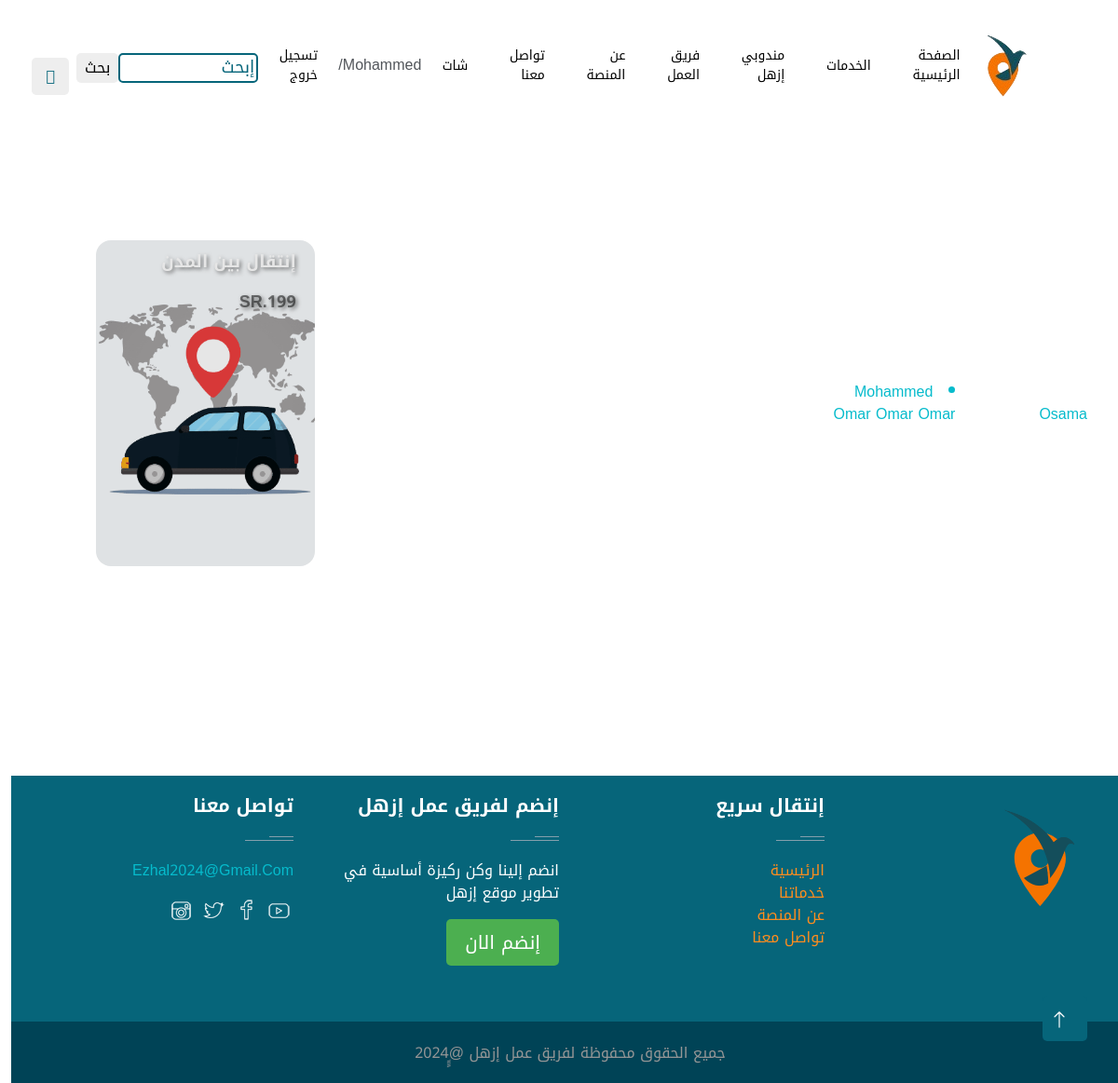
Page /service_one.php?id=3 (signed in) on the committed database.
### tables this page shows
CREATE TABLE `delivery_agent` (
  `ID_Number` int(11) NOT NULL,
  `Fname` varchar(255) DEFAULT NULL,
  `Lname` varchar(255) DEFAULT NULL,
  `Email` varchar(255) DEFAULT NULL,
  `photo` varchar(250) DEFAULT NULL,
  `notes` text DEFAULT NULL,
  `date_barth` date DEFAULT NULL,
  `area` varchar(50) DEFAULT NULL,
  `phone` varchar(50) DEFAULT NULL,
  `ac_f` varchar(250) DEFAULT NULL,
  `ac_tw` varchar(250) DEFAULT NULL,
  `ac_li` varchar(255) DEFAULT NULL,
  `ac_in` varchar(250) DEFAULT NULL,
  `Password` varchar(255) DEFAULT NULL,
  `Register_Type` varchar(255) NOT NULL,
  `Availability` enum('1','2','3','4','5') DEFAULT NULL
);

CREATE TABLE `sevices` (
  `id` int(11) NOT NULL,
  `service_name` varchar(100) DEFAULT NULL,
  `price` int(11) DEFAULT NULL,
  `service_img` varchar(100) DEFAULT NULL,
  `service_notes` varchar(250) DEFAULT NULL
);

### service_one.php (the view, shortened to what this page needs)
<?php
if(!isset($_SESSION['uid'])){
    header('location:login.php');
    exit();
}else{
    include "db_conn.php";
    include 'master.php';
    if (isset($_GET['id']) && is_numeric($_GET['id'])){
        $id = $_GET['id'];
        $stmt = $conn->prepare("SELECT * FROM `sevices` WHERE id = :id");
        $stmt->bindParam(':id', $id);
        $stmt->execute();
        $result = $stmt->fetch(PDO::FETCH_ASSOC);
        $delivery = '';
        if ($result['id'] === 3){
            $delivery = $conn->prepare("SELECT * FROM `delivery_agent` WHERE Availability = '2'");
        }
        $delivery->execute();
        $serv_delivery = $delivery->fetchAll(PDO::FETCH_ASSOC);
        echo '<div class="row">
                 <div class="col-md-4">
                    <div class="card1-group">';
        if ($serv_delivery) {
            foreach ($serv_delivery as $serv_deli) {
                echo '<a style="margin: 45px;" href="checkout.php?id_service='.$serv_deli['ID_Number'].'&id_delivery='.$result['id'].'"><li>'.$serv_deli['Fname'].'</li></a> <br>';
            }
            }
                 echo '</div></div>';
        echo '<div class="col-md-4">
<div class="card1-group">';
        if ($result['id'] === 4){ ?>
      <?php  }
        echo '</div>
            </div>';
        if ($stmt->rowCount() > 0 ){
            echo '
        <div class="col-md-4">
            <div class="card1-group">
                <div class="card1">
                    <div class="titlee">
                        <p>'.$result['service_name'].'</p>
                        <p class="text-black-50">SR.'.$result['price'].'</p>
                    </div>
                    <img src="img/'.$result['service_img'].'">
                    <div class="layer"></div>
                    <div class="info">
                        <p>'.$result['service_notes'].'</p>
                        <button> للمزيد</button>
                    </div>
                </div>
            </div>
        </div>
        </div>';
        } else{
            echo  ' <div class="col-md-4 text-danger">
           <div class="card1-group">
 Not Found Any Content</div>
 </div>';
        }
    } else {
        echo  "Not Found Any Content";
    }
}
include 'include/footer.php';
?>

### style.css (style rules this page uses)
:root { --primary: #F57300; --secondary: #34AD54; --light: #EEF9FF; --dark: #06657A; }
::placeholder { color: #06657A; font-size: 18px; font-weight: 500; }

### css/style.css (style rules this page uses)
:root { --primary: #F57300; --secondary: #34AD54; --light: #EEF9FF; --dark: #06657A; --orange: #F57300 --box-shadow:0 .5rem 1rem rgba(0, 0, 0, .1); --border: .2rem solid rgba(0, 0, 0, .1); --outline: .1rem solid rgba(0, 0, 0, .1); --outline-hover: .2rem solid var(--black); }
* { font-family: "Noto Kufi Arabic", sans-serif; margin: 0; padding: 0; box-sizing: border-box; outline: none; border: none; text-decoration: none; text-transform: capitalize; transition: all .2s linear; text-transform: capitalize; }
.card1-group { display: flex; gap: 0px; margin-top: 25px; width: 100%; height: 100vh; display: flex; align-items: center; justify-content: center; }
.card1 { margin-left: 33px; width: 235px; height: 350px; border-radius: 16px; overflow: hidden; position: relative; transition: 0.5s; cursor: pointer; background-color: #eee; filter: brightness(90%); }
.card1 img { width: 100%; height: 100%; object-fit: cover; pointer-events: none; transition: 0.5s; }
.card1-group { display: flex; gap: 0px; margin-top: 33px; width: 100%; height: 100vh; display: flex; align-items: center; justify-content: center; }
.card1 { width: 235px; height: 350px; border-radius: 16px; overflow: hidden; position: relative; transition: 0.5s; cursor: pointer; background-color: #eee; filter: brightness(90%); }
.card1 .titlee { position: absolute; top: 10px; left: 70px; z-index: 1; color: white; font-size: 18px; font-weight: bold; text-shadow: 2px 2px 4px rgba(0, 0, 0, 0.5); }

### round-trip-page_files/style.css (style rules this page uses)
* { padding: 0; margin: 0; box-sizing: border-box; font-family: "Noto Kufi Arabic", sans-serif !important; }
:root { --primary: #F57300; --secondary: #34AD54; --light: #EEF9FF; --dark: #06657A; --main-color: #06657a; }
html { scroll-behavior: smooth; }
body { font-family: "Heebo",sans-serif; }

### Add the trip_files/style.css (style rules this page uses)
* { padding: 0; margin: 0; box-sizing: border-box; font-family: "Noto Kufi Arabic", sans-serif !important; }
:root { --primary: #F57300; --secondary: #34AD54; --light: #EEF9FF; --dark: #06657A; --main-color: #06657a; }
html { scroll-behavior: smooth; }
body { font-family: "Heebo",sans-serif; }

### detail of the trip page_files/style.css (style rules this page uses)
* { font-family: "Noto Kufi Arabic", sans-serif !important; }

### rows in the picture
delivery_agent: Fname "Osama"
delivery_agent: Fname "Mohammed Omar Omar Omar"
sevices: service_name "إنتقال بين المدن", price "199", service_img (picture)

### other values in the picture
$_SESSION['uname'] "Mohammed"
